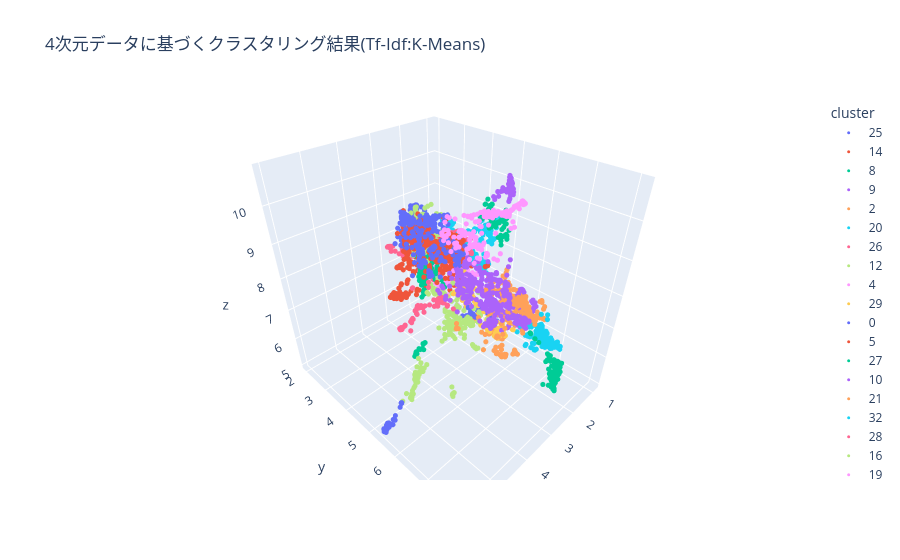

This figure's notebook cell:
### Code cell
from sklearn.cluster import KMeans

# 4次元のデータを使ってクラスタリング（例：33グループ）
kmeans = KMeans(n_clusters =33, random_state=42)
df_4d["cluster"] = kmeans.fit_predict(embedding_4d).astype(str)

fig = px.scatter_3d(
    df_4d, x='x', y='y', z='z',
    color ='cluster',
    hover_name='company_name',
    title='4次元データに基づくクラスタリング結果(Tf-Idf:K-Means)'
)
fig.update_traces(marker=dict(size=3))
fig.show()
